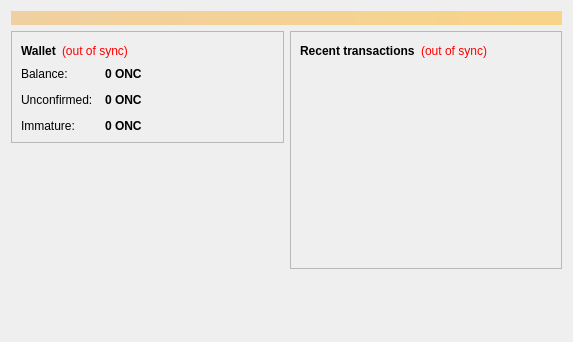
<?xml version="1.0" encoding="UTF-8"?>
<ui version="4.0">
 <class>OverviewPage</class>
 <widget class="QWidget" name="OverviewPage">
  <property name="geometry">
   <rect>
    <x>0</x>
    <y>0</y>
    <width>573</width>
    <height>342</height>
   </rect>
  </property>
  <property name="windowTitle">
   <string>Form</string>
  </property>
  <layout class="QVBoxLayout" name="topLayout">
   <item>
    <widget class="QLabel" name="labelAlerts">
     <property name="visible">
      <bool>false</bool>
     </property>
     <property name="styleSheet">
      <string notr="true">background-color: qlineargradient(x1: 0, y1: 0, x2: 1, y2: 0, stop:0 #F0D0A0, stop:1 #F8D488); color:#000000;</string>
     </property>
     <property name="wordWrap">
      <bool>true</bool>
     </property>
     <property name="margin">
      <number>3</number>
     </property>
    </widget>
   </item>
   <item>
    <layout class="QHBoxLayout" name="horizontalLayout" stretch="1,1">
     <item>
      <layout class="QVBoxLayout" name="verticalLayout_2">
       <item>
        <widget class="QFrame" name="frame">
         <property name="frameShape">
          <enum>QFrame::StyledPanel</enum>
         </property>
         <property name="frameShadow">
          <enum>QFrame::Raised</enum>
         </property>
         <layout class="QVBoxLayout" name="verticalLayout_4">
          <item>
           <layout class="QHBoxLayout" name="horizontalLayout_4">
            <item>
             <widget class="QLabel" name="label_5">
              <property name="font">
               <font>
                <weight>75</weight>
                <bold>true</bold>
               </font>
              </property>
              <property name="text">
               <string>Wallet</string>
              </property>
             </widget>
            </item>
            <item>
             <widget class="QLabel" name="labelWalletStatus">
              <property name="toolTip">
               <string>The displayed information may be out of date. Your wallet automatically synchronizes with the Onecentcoin network after a connection is established, but this process has not completed yet.</string>
              </property>
              <property name="styleSheet">
               <string notr="true">QLabel { color: red; }</string>
              </property>
              <property name="text">
               <string notr="true">(out of sync)</string>
              </property>
              <property name="alignment">
               <set>Qt::AlignLeading|Qt::AlignLeft|Qt::AlignVCenter</set>
              </property>
             </widget>
            </item>
            <item>
             <spacer name="horizontalSpacer_2">
              <property name="orientation">
               <enum>Qt::Horizontal</enum>
              </property>
              <property name="sizeHint" stdset="0">
               <size>
                <width>40</width>
                <height>20</height>
               </size>
              </property>
             </spacer>
            </item>
           </layout>
          </item>
          <item>
           <layout class="QFormLayout" name="formLayout_2">
            <property name="fieldGrowthPolicy">
             <enum>QFormLayout::AllNonFixedFieldsGrow</enum>
            </property>
            <property name="horizontalSpacing">
             <number>12</number>
            </property>
            <property name="verticalSpacing">
             <number>12</number>
            </property>
            <item row="0" column="0">
             <widget class="QLabel" name="label">
              <property name="text">
               <string>Balance:</string>
              </property>
             </widget>
            </item>
            <item row="0" column="1">
             <widget class="QLabel" name="labelBalance">
              <property name="font">
               <font>
                <weight>75</weight>
                <bold>true</bold>
               </font>
              </property>
              <property name="cursor">
               <cursorShape>IBeamCursor</cursorShape>
              </property>
              <property name="toolTip">
               <string>Your current balance</string>
              </property>
              <property name="text">
               <string notr="true">0 ONC</string>
              </property>
              <property name="textInteractionFlags">
               <set>Qt::LinksAccessibleByMouse|Qt::TextSelectableByKeyboard|Qt::TextSelectableByMouse</set>
              </property>
             </widget>
            </item>
            <item row="1" column="0">
             <widget class="QLabel" name="label_3">
              <property name="text">
               <string>Unconfirmed:</string>
              </property>
             </widget>
            </item>
            <item row="1" column="1">
             <widget class="QLabel" name="labelUnconfirmed">
              <property name="font">
               <font>
                <weight>75</weight>
                <bold>true</bold>
               </font>
              </property>
              <property name="cursor">
               <cursorShape>IBeamCursor</cursorShape>
              </property>
              <property name="toolTip">
               <string>Total of transactions that have yet to be confirmed, and do not yet count toward the current balance</string>
              </property>
              <property name="text">
               <string notr="true">0 ONC</string>
              </property>
              <property name="textInteractionFlags">
               <set>Qt::LinksAccessibleByMouse|Qt::TextSelectableByKeyboard|Qt::TextSelectableByMouse</set>
              </property>
             </widget>
            </item>
            <item row="2" column="0">
             <widget class="QLabel" name="labelImmatureText">
              <property name="text">
               <string>Immature:</string>
              </property>
             </widget>
            </item>
            <item row="2" column="1">
             <widget class="QLabel" name="labelImmature">
              <property name="font">
               <font>
                <weight>75</weight>
                <bold>true</bold>
               </font>
              </property>
              <property name="toolTip">
               <string>Mined balance that has not yet matured</string>
              </property>
              <property name="text">
               <string notr="true">0 ONC</string>
              </property>
              <property name="textInteractionFlags">
               <set>Qt::LinksAccessibleByMouse|Qt::TextSelectableByKeyboard|Qt::TextSelectableByMouse</set>
              </property>
             </widget>
            </item>
           </layout>
          </item>
         </layout>
        </widget>
       </item>
       <item>
        <spacer name="verticalSpacer">
         <property name="orientation">
          <enum>Qt::Vertical</enum>
         </property>
         <property name="sizeHint" stdset="0">
          <size>
           <width>20</width>
           <height>40</height>
          </size>
         </property>
        </spacer>
       </item>
      </layout>
     </item>
     <item>
      <layout class="QVBoxLayout" name="verticalLayout_3">
       <item>
        <widget class="QFrame" name="frame_2">
         <property name="frameShape">
          <enum>QFrame::StyledPanel</enum>
         </property>
         <property name="frameShadow">
          <enum>QFrame::Raised</enum>
         </property>
         <layout class="QVBoxLayout" name="verticalLayout">
          <item>
           <layout class="QHBoxLayout" name="horizontalLayout_2">
            <item>
             <widget class="QLabel" name="label_4">
              <property name="text">
               <string>&lt;b&gt;Recent transactions&lt;/b&gt;</string>
              </property>
             </widget>
            </item>
            <item>
             <widget class="QLabel" name="labelTransactionsStatus">
              <property name="toolTip">
               <string>The displayed information may be out of date. Your wallet automatically synchronizes with the Onecentcoin network after a connection is established, but this process has not completed yet.</string>
              </property>
              <property name="styleSheet">
               <string notr="true">QLabel { color: red; }</string>
              </property>
              <property name="text">
               <string notr="true">(out of sync)</string>
              </property>
              <property name="alignment">
               <set>Qt::AlignRight|Qt::AlignTrailing|Qt::AlignVCenter</set>
              </property>
             </widget>
            </item>
            <item>
             <spacer name="horizontalSpacer">
              <property name="orientation">
               <enum>Qt::Horizontal</enum>
              </property>
              <property name="sizeHint" stdset="0">
               <size>
                <width>40</width>
                <height>20</height>
               </size>
              </property>
             </spacer>
            </item>
           </layout>
          </item>
          <item>
           <widget class="QListView" name="listTransactions">
            <property name="styleSheet">
             <string notr="true">QListView { background: transparent; }</string>
            </property>
            <property name="frameShape">
             <enum>QFrame::NoFrame</enum>
            </property>
            <property name="verticalScrollBarPolicy">
             <enum>Qt::ScrollBarAlwaysOff</enum>
            </property>
            <property name="horizontalScrollBarPolicy">
             <enum>Qt::ScrollBarAlwaysOff</enum>
            </property>
            <property name="selectionMode">
             <enum>QAbstractItemView::NoSelection</enum>
            </property>
           </widget>
          </item>
         </layout>
        </widget>
       </item>
       <item>
        <spacer name="verticalSpacer_2">
         <property name="orientation">
          <enum>Qt::Vertical</enum>
         </property>
         <property name="sizeHint" stdset="0">
          <size>
           <width>20</width>
           <height>40</height>
          </size>
         </property>
        </spacer>
       </item>
      </layout>
     </item>
    </layout>
   </item>
  </layout>
 </widget>
 <resources/>
 <connections/>
</ui>
